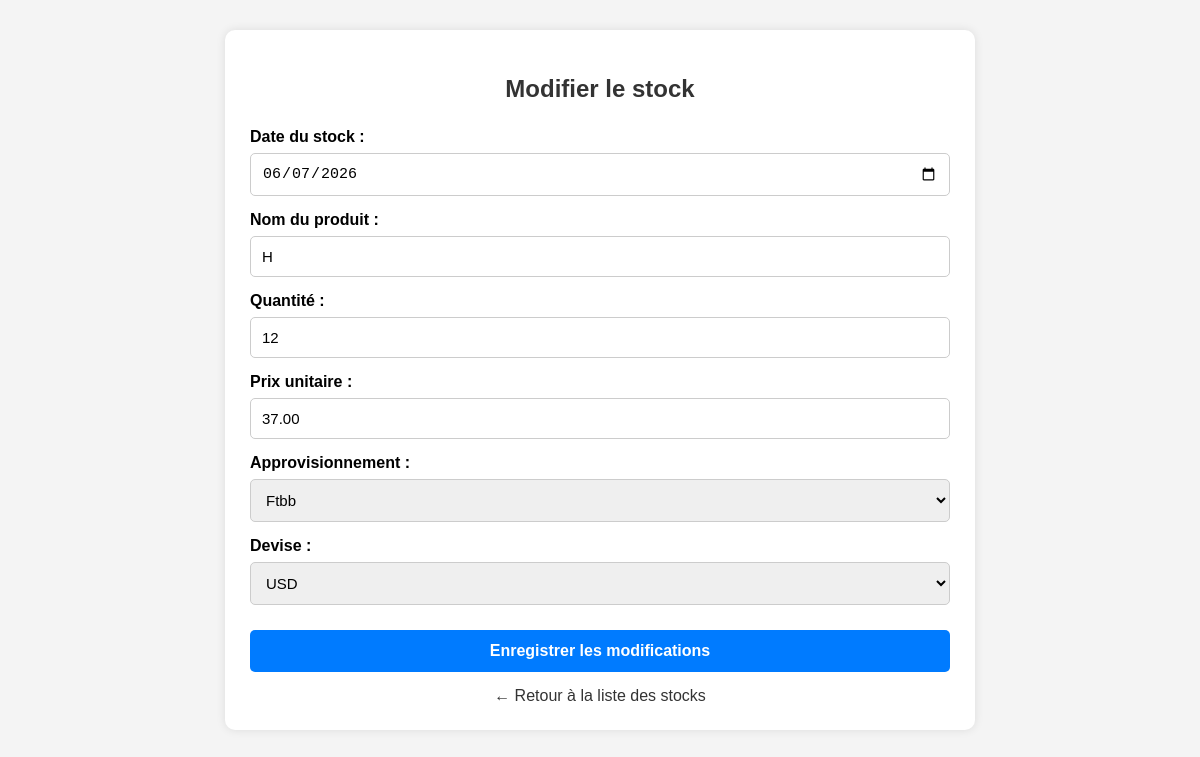
The app's page /stock/modifier.php?id=4 with its own data.
### tables this page shows
CREATE TABLE IF NOT EXISTS `stock` (
  `id_stock` int(11) NOT NULL AUTO_INCREMENT,
  `date` date DEFAULT NULL,
  `nom_produit` varchar(100) DEFAULT NULL,
  `quantite` int(11) DEFAULT NULL,
  `prix_unitaire` decimal(10,2) DEFAULT NULL,
  `id_appro` int(11) DEFAULT NULL,
  `id_devise` int(11) DEFAULT NULL,
  PRIMARY KEY (`id_stock`),
  KEY `id_devise` (`id_devise`),
  KEY `id_approvisionnement` (`id_appro`)
);

### stock/modifier.php (the view, shortened to what this page needs)
<?php
$serveur = "localhost";
$utilisateur = "root";
$motdepasse = "";
$base = "cici";
$conn = mysqli_connect($serveur, $utilisateur, $motdepasse, $base);
mysqli_set_charset($conn, "utf8");
$id = intval($_GET['id']);
$sql_stock = "SELECT *
              FROM stock
              WHERE id_stock= ?";
$stmt_stock = mysqli_prepare($conn, $sql_stock);
mysqli_stmt_bind_param(
    $stmt_stock,
    "i",
    $id
);
mysqli_stmt_execute($stmt_stock);
$resultat_stock = mysqli_stmt_get_result($stmt_stock);
$stock = mysqli_fetch_assoc($resultat_stock);
$sql_devise = "SELECT id_devise, nom_devise
               FROM devise
               ORDER BY nom_devise ASC";
$resultat_devise = mysqli_query($conn, $sql_devise);
$sql_appro = "SELECT id_appro, produit
              FROM approvisionnement
              ORDER BY produit DESC";
$resultat_appro = mysqli_query($conn, $sql_appro);
?>
<!DOCTYPE html>
<html lang="fr">
<head>
</head>
<body>
<div class="container">
<h2>Modifier le stock</h2>
<form action="modifier.php?id=<?php echo $id; ?>" method="POST">
<label>Date du stock :</label>
<input
    type="date"
    name="date"
    value="<?php echo htmlspecialchars($stock['date']); ?>"
    required
>
<label>Nom du produit :</label>
<input
    type="text"
    name="nom_produit"
    value="<?php echo htmlspecialchars($stock['nom_produit']); ?>"
    required
>
<label>Quantité :</label>
<input
    type="number"
    name="quantite"
    min="1"
    value="<?php echo htmlspecialchars($stock['quantite']); ?>"
    required
>
<label>Prix unitaire :</label>
<input
    type="number"
    name="prix_unitaire"
    min="0"
    step="0.01"
    value="<?php echo htmlspecialchars($stock['prix_unitaire']); ?>"
    required
>
<label>Approvisionnement :</label>
<select name="id_appro" required>
    <?php
    if ($resultat_appro) {
        while ($appro = mysqli_fetch_assoc($resultat_appro)) {
            $selected = "";
            if ($appro['id_appro'] == $stock['id_appro']) {
                $selected = "selected";
            }
            echo '<option value="'
                 . $appro['id_appro']
                 . '" '
                 . $selected
                 . '>'
                 . htmlspecialchars($appro['produit'])
                 . '</option>';
        }
    }
    ?>
</select>
<label>Devise :</label>
<select name="id_devise" required>
    <?php
    while ($devise = mysqli_fetch_assoc($resultat_devise)) {
        $selected = "";
        if ($devise['id_devise'] == $stock['id_devise']) {
            $selected = "selected";
        }
        echo '<option value="'
             . $devise['id_devise']
             . '" '
             . $selected
             . '>'
             . htmlspecialchars($devise['nom_devise'])
             . '</option>';
    }
    ?>
</select>
<input
    type="submit"
    name="modifier"
    value="Enregistrer les modifications"
>
</form>
<a href="liste.php" class="retour">
    ← Retour à la liste des stocks
</a>
</div>
</body>
</html>

### stock/modifier.php (style rules this page uses)
body { font-family: Arial, sans-serif; background: #f4f4f4; margin: 0; padding: 30px; }
.container { width: 80%; max-width: 700px; margin: auto; background: white; padding: 25px; border-radius: 10px; box-shadow: 0 0 10px rgba(0,0,0,0.1); }
h2 { text-align: center; color: #333; margin-bottom: 25px; }
label { display: block; font-weight: bold; margin-top: 15px; margin-bottom: 7px; }
input, select { width: 100%; padding: 11px; box-sizing: border-box; border: 1px solid #ccc; border-radius: 5px; font-size: 15px; }
input[type="submit"] { background: #007bff; color: white; border: none; padding: 12px; margin-top: 25px; cursor: pointer; border-radius: 5px; font-size: 16px; font-weight: bold; }
.retour { display: block; text-align: center; margin-top: 15px; color: #333; text-decoration: none; }

### records on screen
stock: date "06/07/2026", nom_produit "H", quantite "12", prix_unitaire "37.00"

### other values on screen
form field id_appro "Ftbb"
form field id_devise "USD"
